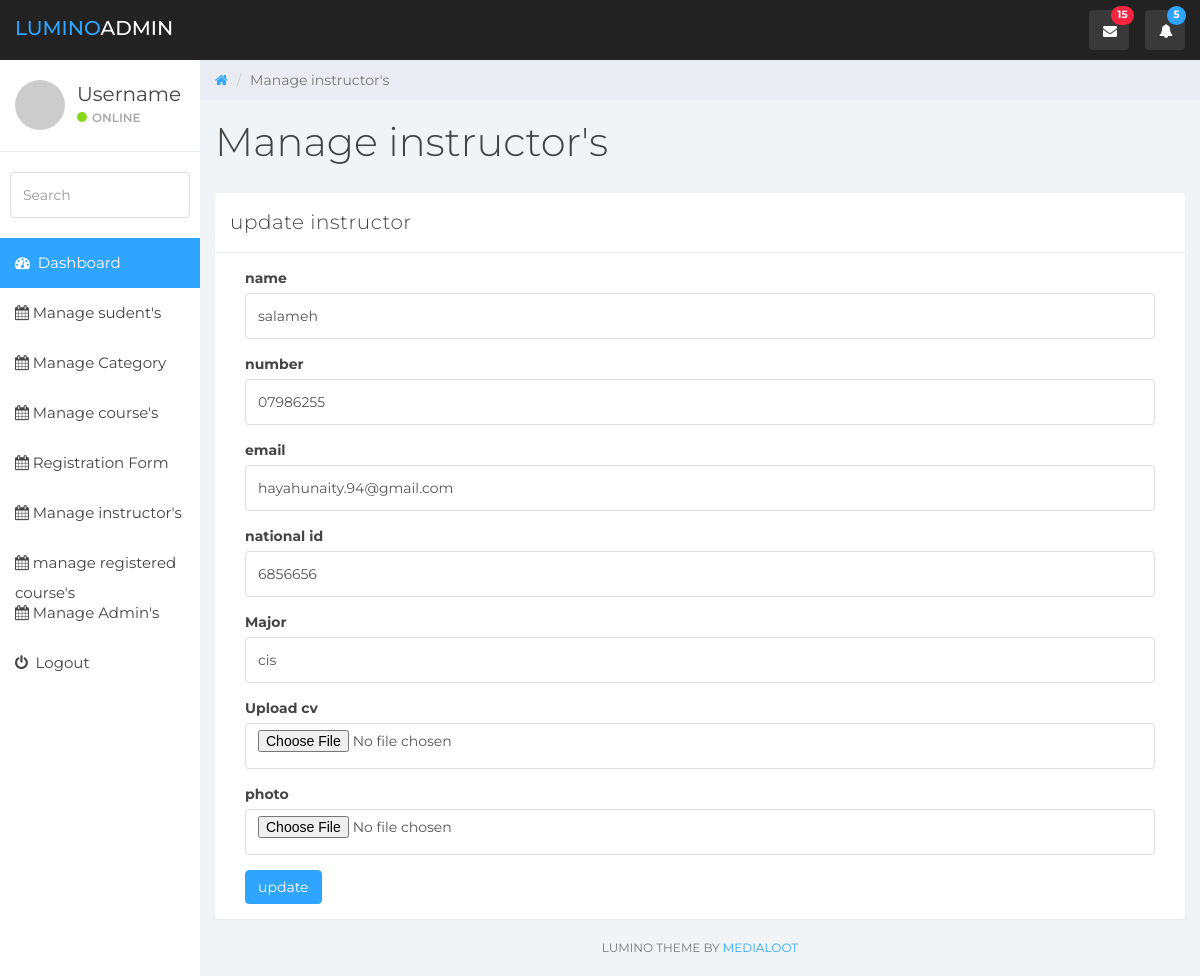
Page /admin/edit_instructor.php?instructor_id=5 (signed in) on the committed database.
### tables this page shows
CREATE TABLE `instructor` (
  `instructor_id` int(50) NOT NULL,
  `instructor_name` varchar(30) NOT NULL,
  `phone` varchar(50) NOT NULL,
  `Email` varchar(50) NOT NULL,
  `national_number` int(20) NOT NULL,
  `major` varchar(50) NOT NULL,
  `cv` varchar(50) NOT NULL,
  `photo` varchar(50) NOT NULL
);

### admin/edit_instructor.php (the view, shortened to what this page needs)
<?php
include_once '../includes/admin_header.php';
include_once '../includes/db_connection.php';
?>
<?php
$query = "select * from instructor where instructor_id = {$_GET['instructor_id']}";
$result = mysqli_query($link, $query);
$instructorset = mysqli_fetch_assoc($result);
?>
<div class="col-sm-9 col-sm-offset-3 col-lg-10 col-lg-offset-2 main">
    <div class="row">
        <ol class="breadcrumb">
            <li><a href="#">
                    <em class="fa fa-home"></em>
                </a></li>
            <li class="active">Manage instructor's</li>
        </ol>
    </div>
    <div class="row">
        <div class="col-lg-12">
            <h1 class="page-header">Manage instructor's</h1>
        </div>
    </div>
    <div class="row">
        <div class="col-lg-12">
            <div class="panel panel-default">
                <div class="panel-heading">update instructor</div>
                <div class="panel-body">
                    <div class="col-md-12">
                       <form action="" method="post" enctype="multipart/form-data"  role="form">
                            <div class="form-group">
                                <label>name</label>
                                <input class="form-control" placeholder="" type="text" name="name" value="<?php echo $instructorset['instructor_name']; ?>"  >
                            </div>
                            <div class="form-group">
                                <label>number</label>
                                <input type="text" class="form-control" name="number" value="<?php echo $instructorset['phone']; ?>" >
                            </div>
                            <div class="form-group">
                                <label>email</label>
                                <input class="form-control" placeholder="" type="text" name="email"  value="<?php echo $instructorset['Email']; ?>"  >
                            </div>
                            <div class="form-group">
                                <label>national id</label>
                                <input class="form-control" placeholder="" type="text" name="national_id" value="<?php echo $instructorset['national_number']; ?>"  >
                            </div>
                            <div class="form-group">
                                <label>Major</label>
                                <input class="form-control" placeholder="" type="text" name="major" value="<?php echo $instructorset['major']; ?>"  >
                            </div>
                            <div class="form-group">
                                <label>Upload cv</label>
                                <input class="form-control" placeholder="" type="file" name="cv" value="<?php echo $instructorset['cv']; ?>" >
                            </div>
                            <div class="form-group">
                                <label>photo</label>
                                <input class="form-control" placeholder="" type="file" name="photo" value="<?php echo $instructorset['photo']; ?>"  >
                            </div>
                            <button type="submit" class="btn btn-primary" name="submit">update</button>
                        </form>
                    </div>
                </div>
            </div>
        </div>
    </div>
    <div class="col-sm-12">
        <p class="back-link">Lumino Theme by <a href="https://www.medialoot.com">Medialoot</a></p>
    </div>
</div>
</body>
</html>

### admin/css/styles.css (style rules this page uses)
body { background: #f1f4f7; padding-top: 60px; font-size: 14px; color: #444444; font-family: "Montserrat", "Helvetica Neue", Helvetica, Arial, sans-serif; }
p { color: #777; }
a, a:hover, a:focus { color: #30a5ff; }
h1, h2, h3, h4, h5, h6 { color: #444444; }
h1 { font-weight: 300; font-size: 40px; }
input.form-control { border: 1px solid #ddd; box-shadow: none; height: 46px; }
.btn-primary, .btn-primary:hover, .btn-primary:focus, .btn-primary:active, .btn-primary.active, .open > .dropdown-toggle.btn-primary, .btn-primary.disabled, .btn-primary[disabled], fieldset[disabled] .btn-primary, .btn-primary.disabled:hover, .btn-primary[disabled]:hover, fieldset[disabled] .btn-primary:hover, .btn-primary.disabled:focus, .btn-primary[disabled]:focus, fieldset[disabled] .btn-primary:focus, .btn-primary.disabled:active, .btn-primary[disabled]:active, fieldset[disabled] .btn-primary:active, .btn-primary.disabled.active, .btn-primary[disabled].active, fieldset[disabled] .btn-primary.active { background-color: #30a5ff; border-color: #30a5ff; }
.panel { border: 0; }
.panel-heading { font-size: 20px; font-weight: 300; letter-spacing: 0.025em; height: 60px; line-height: 38px; }
.panel-default .panel-heading { background: #fff; border-bottom: 1px solid #e9ecf2; color: #444444; }
.breadcrumb { border-radius: 0; padding: 10px 15px 10px 15px; background: #e9ecf2; margin: 0; }
h1.page-header { margin-top: 20px; border-bottom: 0; }
p.back-link { text-align: center; margin-bottom: 20px; font-size: 12px; text-transform: uppercase; }

### rows in the picture
instructor: name "salameh", number "07986255", email "hayahunaity.94@gmail.com", national_id "6856656", major "cis"
